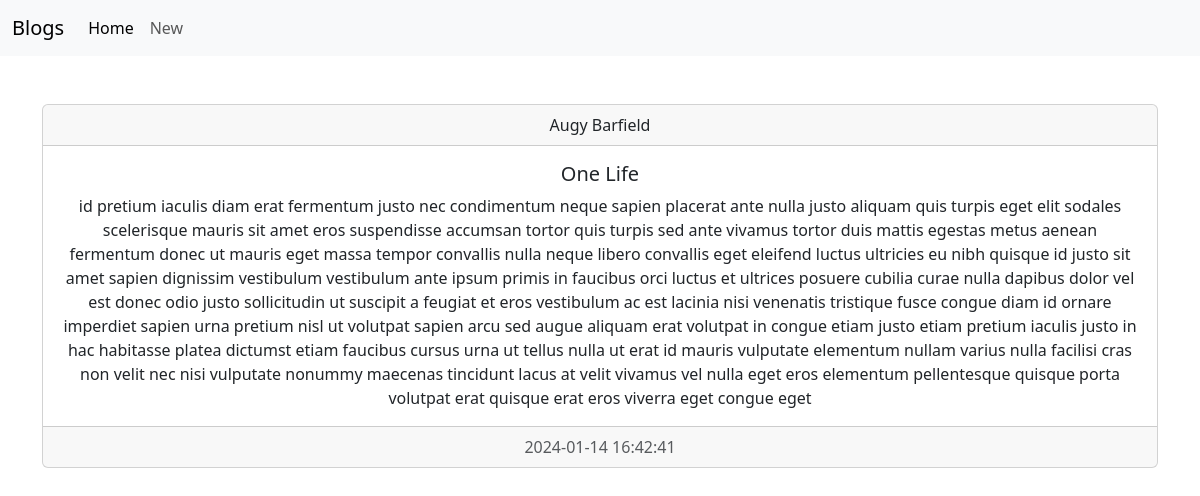
The app's page /post.php?blog_id=925 with its own data.
### tables this page shows
CREATE TABLE IF NOT EXISTS `blogs` (
  `title` varchar(50) NOT NULL,
  `id` bigint(20) NOT NULL AUTO_INCREMENT,
  `created_at` datetime DEFAULT current_timestamp(),
  `content` text DEFAULT NULL,
  `short_description` varchar(500) DEFAULT NULL,
  `author_id` bigint(20) DEFAULT NULL,
  PRIMARY KEY (`id`),
  KEY `author_id` (`author_id`)
);

CREATE TABLE IF NOT EXISTS `authors` (
  `name` varchar(50) NOT NULL,
  `id` bigint(20) NOT NULL AUTO_INCREMENT,
  PRIMARY KEY (`id`)
);

### database.php (called while the page is built, shortened)
<?php
    function getBlog($id){
        $sql = 'SELECT b.id, b.title ,b.content, b.created_at, a.name FROM `blogs` as b INNER JOIN authors as a on b.author_id = a.id where b.id = ?;';
        $result = mysqli_execute_query($GLOBALS['conn'],$sql,[$id]);
        $row = mysqli_fetch_assoc($result);
        return $row;
    }

### post.php (the view, shortened to what this page needs)
<?php require_once('database.php') ?>
<!DOCTYPE html>
<html lang="en">
<head>
    <link href="https://cdn.jsdelivr.net/npm/bootstrap@5.3.2/dist/css/bootstrap.min.css" rel="stylesheet">
</head>
<body>
<nav class="navbar navbar-expand-lg bg-body-tertiary">
  <div class="container-fluid">
    <a class="navbar-brand" href="index.php">Blogs</a>
    <div class="collapse navbar-collapse" id="navbarNav">
      <ul class="navbar-nav">
        <li class="nav-item">
          <a class="nav-link active" aria-current="page" href="index.php">Home</a>
        </li>
        <li class="nav-item">
          <a class="nav-link" href="new-post.php">New</a>
        </li>
      </ul>
    </div>
  </div>
</nav>
<main class="container ">
    <div class="row">
        <div class="col-12 mt-5">
            <?php
              $blog = getBlog(htmlspecialchars($_GET['blog_id']));
              echo '
              <div class="card text-center">
                <div class="card-header">
                    '.$blog['name'].'
                </div>
                <div class="card-body">
                    <h5 class="card-title">'.$blog['title'].'</h5>
                    <p class="card-text">
                    '.$blog['content'].'
                    </p>
                </div>
                <div class="card-footer text-body-secondary">
                    '.$blog['created_at'].'
                </div>
            </div>
              ';
            ?>
        </div>
    </div>
</main>
</body>
</html>

### records on screen
blogs: author.name "Augy Barfield", title "One Life", content "id pretium iaculis diam erat fermentum justo nec condimentum neque sapien placerat ante nulla justo aliquam quis turpis eget elit sodales scelerisque mauris sit amet eros suspendisse accumsan tortor quis turpis sed ante vivamus tortor duis mattis egestas metus aenean fermentum donec ut mauris eget massa tempor convallis nulla neque libero convallis eget eleifend luctus ultricies eu nibh quisque id justo sit amet sapien dignissim vestibulum vestibulum ante ipsum primis in faucibus orci luctus et ultrices posuere cubilia curae nulla dapibus dolor vel est donec odio justo sollicitudin ut suscipit a feugiat et eros vestibulum ac est lacinia nisi venenatis tristique fusce congue diam id ornare…", created_at "2024-01-14 16:42:41"
